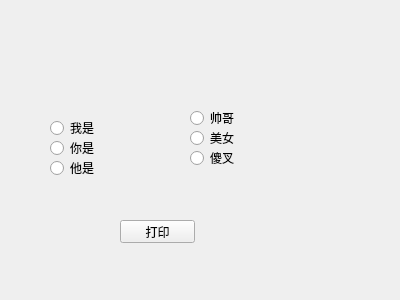
<?xml version="1.0" encoding="UTF-8"?>
<ui version="4.0">
 <class>Form</class>
 <widget class="QWidget" name="Form">
  <property name="geometry">
   <rect>
    <x>0</x>
    <y>0</y>
    <width>400</width>
    <height>300</height>
   </rect>
  </property>
  <property name="windowTitle">
   <string>Form</string>
  </property>
  <widget class="QWidget" name="widget" native="true">
   <property name="geometry">
    <rect>
     <x>30</x>
     <y>110</y>
     <width>120</width>
     <height>80</height>
    </rect>
   </property>
   <widget class="QRadioButton" name="radioButton_3">
    <property name="geometry">
     <rect>
      <x>20</x>
      <y>30</y>
      <width>89</width>
      <height>16</height>
     </rect>
    </property>
    <property name="text">
     <string>你是</string>
    </property>
   </widget>
   <widget class="QRadioButton" name="radioButton_2">
    <property name="geometry">
     <rect>
      <x>20</x>
      <y>10</y>
      <width>89</width>
      <height>16</height>
     </rect>
    </property>
    <property name="text">
     <string>我是</string>
    </property>
   </widget>
   <widget class="QRadioButton" name="radioButton">
    <property name="geometry">
     <rect>
      <x>20</x>
      <y>50</y>
      <width>89</width>
      <height>16</height>
     </rect>
    </property>
    <property name="text">
     <string>他是</string>
    </property>
   </widget>
  </widget>
  <widget class="QWidget" name="widget_2" native="true">
   <property name="geometry">
    <rect>
     <x>180</x>
     <y>110</y>
     <width>120</width>
     <height>91</height>
    </rect>
   </property>
   <widget class="QRadioButton" name="radioButton_6">
    <property name="geometry">
     <rect>
      <x>10</x>
      <y>20</y>
      <width>89</width>
      <height>16</height>
     </rect>
    </property>
    <property name="text">
     <string>美女</string>
    </property>
   </widget>
   <widget class="QRadioButton" name="radioButton_5">
    <property name="geometry">
     <rect>
      <x>10</x>
      <y>40</y>
      <width>89</width>
      <height>16</height>
     </rect>
    </property>
    <property name="text">
     <string>傻叉</string>
    </property>
   </widget>
   <widget class="QRadioButton" name="radioButton_4">
    <property name="geometry">
     <rect>
      <x>10</x>
      <y>0</y>
      <width>89</width>
      <height>16</height>
     </rect>
    </property>
    <property name="text">
     <string>帅哥</string>
    </property>
   </widget>
  </widget>
  <widget class="QPushButton" name="pushButton">
   <property name="geometry">
    <rect>
     <x>120</x>
     <y>220</y>
     <width>75</width>
     <height>23</height>
    </rect>
   </property>
   <property name="text">
    <string>打印</string>
   </property>
  </widget>
 </widget>
 <resources/>
 <connections/>
</ui>
